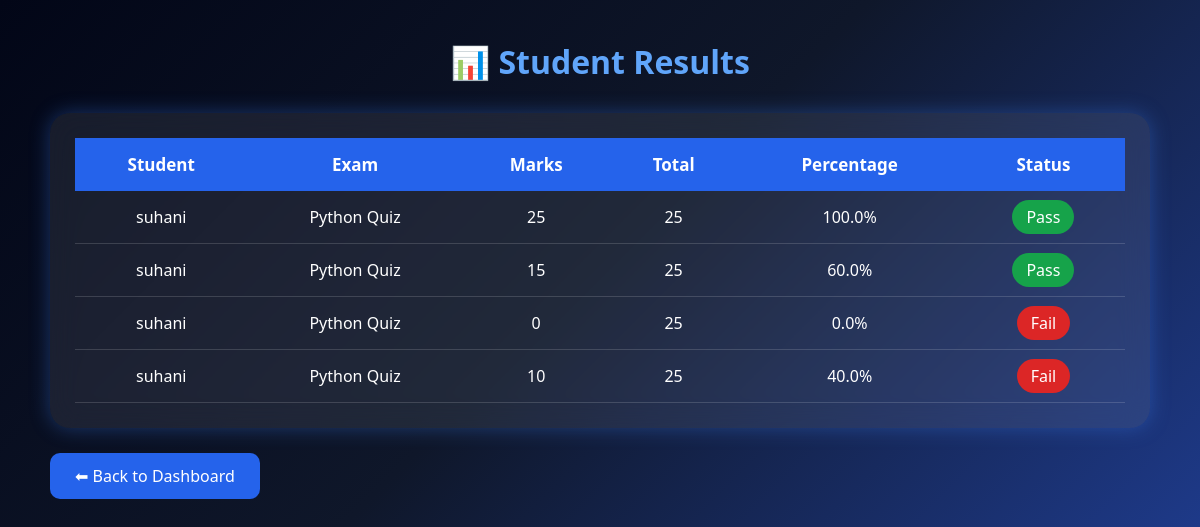
/faculty/view_results/, run on an earlier commit of the app's database.
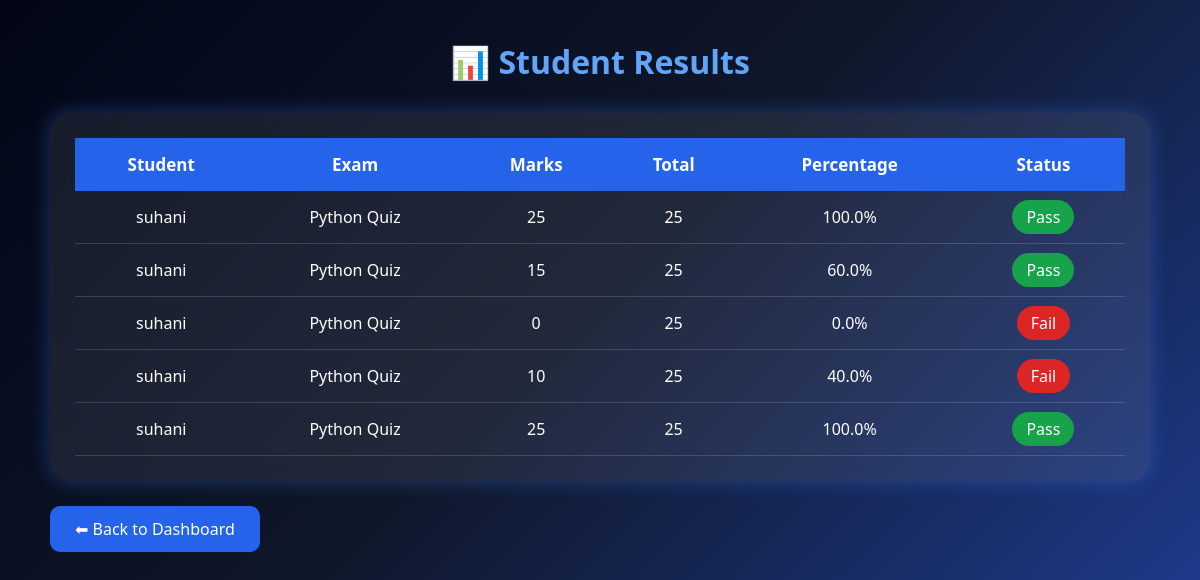
And on a later commit of the database.
### exams/models.py (models this page shows, shortened)
class Result(models.Model):
    student = models.ForeignKey('auth.User', on_delete=models.CASCADE)
    exam = models.ForeignKey(Exam, on_delete=models.CASCADE)
    score = models.IntegerField()

class Exam(models.Model):
    title = models.CharField(max_length=100)
    subject = models.CharField(max_length=100)
    total_marks = models.IntegerField()
    duration = models.IntegerField(help_text="Duration in minutes")

### faculty/views.py (the view)
# urls.py: path('view_results/', views.view_results, name='faculty_view_results'),
def view_results(request):
    results = Result.objects.all()
    for result in results:
        result.percentage = round((result.score / result.exam.total_marks) * 100, 2)
        if result.percentage >= 50:
            result.status = "Pass"
        else:
            result.status = "Fail"
        print(f"Exam: {result.exam.title}, Student: {result.student.username}, Score: {result.score}, Percentage: {result.percentage}%")
    return render(request, 'faculty/view_results.html', {'results': results})

### faculty/templates/faculty/view_results.html (shortened to what this page needs)
<!DOCTYPE html>
<html lang="en">
<head>
</head>
<body>
<div class="container">
<h1>📊 Student Results</h1>
<div class="table-box">
<table>
<tr>
<th>Student</th>
<th>Exam</th>
<th>Marks</th>
<th>Total</th>
<th>Percentage</th>
<th>Status</th>
</tr>
{% for result in results %}
<tr>
<td>{{ result.student.username }}</td>
<td>{{ result.exam.title }}</td>
<td>{{ result.score }}</td>
<td>{{ result.exam.total_marks }}</td>
<td>{{ result.percentage }}%</td>
<td>
{% if result.percentage >= 50 %}
<span class="pass">Pass</span>
{% else %}
<span class="fail">Fail</span>
{% endif %}
</td>
</tr>
{% empty %}
<tr>
<td colspan="5">No Results Available</td>
</tr>
{% endfor %}
</table>
</div>
<a href="{% url 'faculty_dashboard' %}" class="back">⬅ Back to Dashboard</a>
</div>
</body>
</html>

### faculty/templates/faculty/view_results.html (style rules this page uses)
* { margin:0; padding:0; box-sizing:border-box; font-family:'Segoe UI',sans-serif; }
body { background:linear-gradient(135deg,#020617,#0f172a,#1e3a8a); color:white; padding:40px; }
.container { max-width:1100px; margin:auto; }
h1 { text-align:center; margin-bottom:30px; color:#60a5fa; }
.table-box { background:rgba(255,255,255,.08); backdrop-filter:blur(15px); border-radius:20px; padding:25px; box-shadow:0 0 20px rgba(59,130,246,.35); }
table { width:100%; border-collapse:collapse; }
th { background:#2563eb; color:white; padding:15px; font-size:17px; }
td { padding:15px; text-align:center; border-bottom:1px solid rgba(255,255,255,.15); }
.pass { background:#16a34a; padding:6px 14px; border-radius:20px; }
.fail { background:#dc2626; padding:6px 14px; border-radius:20px; }
.back { display:inline-block; margin-top:25px; padding:12px 25px; background:#2563eb; color:white; text-decoration:none; border-radius:10px; }

What changed in the data, as far as the page shows it:
added Result: student.username "suhani", exam "Python Quiz", score "25", exam.total_marks "25", percentage "100.0", shows "Pass"
